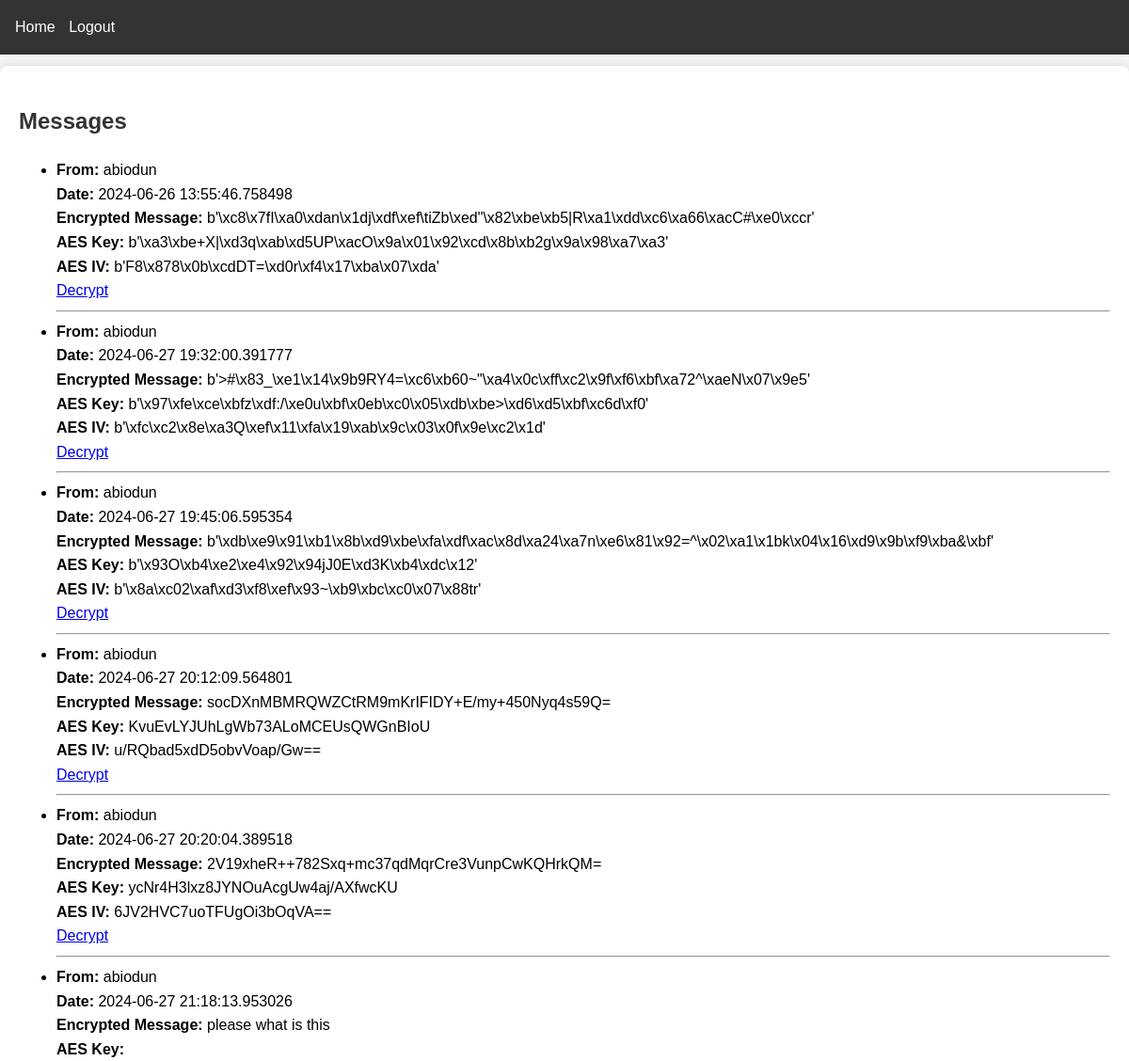
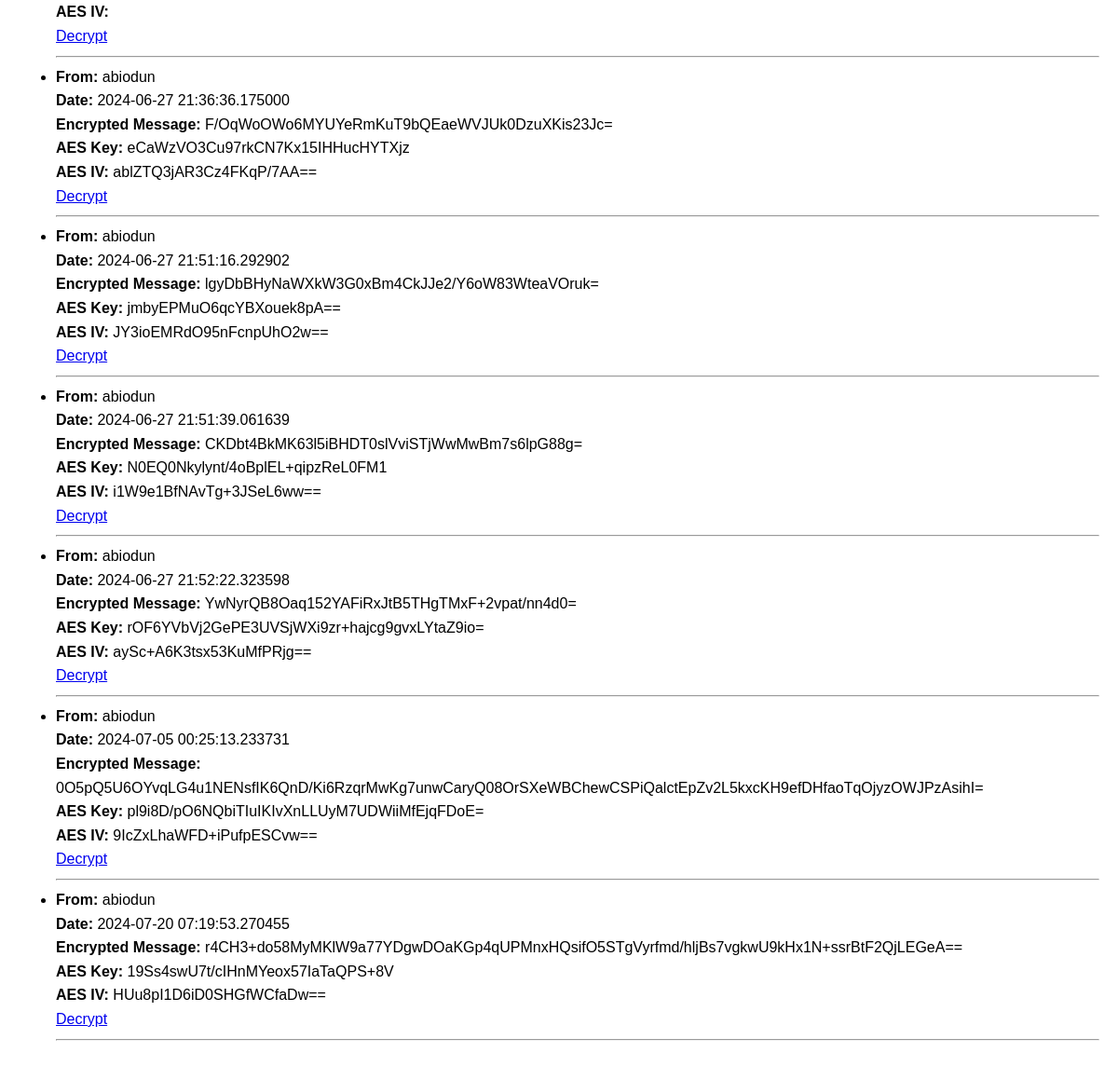
Screenshot of /messages (signed in) with the database file from the repository (2 pictures, top to bottom).
### app/models.py (models this page shows, shortened)
class Message(db.Model):
    id = db.Column(db.Integer, primary_key=True)
    sender_id = db.Column(db.Integer, db.ForeignKey('user.id'), nullable=False)
    recipient_id = db.Column(db.Integer, db.ForeignKey('user.id'), nullable=False)
    body = db.Column(db.Text, nullable=False)
    timestamp = db.Column(db.DateTime, index=True, default=datetime.utcnow)
    aes_algorithm = db.Column(db.String(64))
    aes_key = db.Column(db.String(64))
    aes_iv = db.Column(db.String(64))

class User(UserMixin, db.Model):
    id = db.Column(db.Integer, primary_key=True)
    first_name = db.Column(db.String(64))
    last_name = db.Column(db.String(64))
    phone = db.Column(db.String(20), nullable=False)
    username = db.Column(db.String(64), index=True, unique=True)
    email = db.Column(db.String(120), index=True, unique=True)
    password_hash = db.Column(db.String(128))
    messages_sent = db.relationship('Message', foreign_keys='Message.sender_id', backref='sender', lazy='dynamic')
    messages_received = db.relationship('Message', foreign_keys='Message.recipient_id', backref='recipient', lazy='dynamic')

### app/routes.py (the view)
@bp.route('/messages')
@login_required
def messages():
    received_messages = Message.query.filter_by(recipient_id=current_user.id).all()
    decrypted_messages = [(msg, msg.body) for msg in received_messages]
    return render_template('messages.html', messages=decrypted_messages)

### app/models.py (called while the page is built)
@login_manager.user_loader
def load_user(user_id):
    return User.query.get(int(user_id))

### app/templates/messages.html
{% extends "base.html" %}
{% block content %}
  <h2>Messages</h2>
  <ul>
    {% for message, encrypted_body in messages %}
      <li>
        <strong>From:</strong> {{ message.sender.username }}<br>
        <strong>Date:</strong> {{ message.timestamp }}<br>
        <strong>Encrypted Message:</strong> {{ encrypted_body }}<br>
        <strong>AES Key:</strong> {{ message.aes_key }}<br>
        <strong>AES IV:</strong> {{ message.aes_iv }}<br>
        <a href="{{ url_for('main.decrypt_message_manual', message_id=message.id) }}">Decrypt</a>
      </li>
      <hr>
    {% endfor %}
  </ul>
{% endblock %}

### app/templates/base.html (style rules this page uses)
body { font-family: Arial, sans-serif; line-height: 1.6; margin: 0; padding: 0; background-color: #f4f4f4; padding-top: 50px; }
h1, h2, h3 { color: #333; }

### rows the page displays
Message: sender.username "abiodun", timestamp "2024-06-26 13:55:46.758498", body "b'\\xc8\\x7fI\\xa0\\xdan\\x1dj\\xdf\\xef\\tiZb\\xed\"\\x82\\xbe\\xb5|R\\xa1\\xdd\\xc6\\xa66\\xacC#\\xe0\\xccr'", aes_key "b'\\xa3\\xbe+X|\\xd3q\\xab\\xd5UP\\xacO\\x9a\\x01\\x92\\xcd\\x8b\\xb2g\\x9a\\x98\\xa7\\xa3'", aes_iv "b'F8\\x878\\x0b\\xcdDT=\\xd0r\\xf4\\x17\\xba\\x07\\xda'"
Message: sender.username "abiodun", timestamp "2024-06-27 19:32:00.391777", body "b'>#\\x83_\\xe1\\x14\\x9b9RY4=\\xc6\\xb60~\"\\xa4\\x0c\\xff\\xc2\\x9f\\xf6\\xbf\\xa72^\\xaeN\\x07\\x9e5'", aes_key "b'\\x97\\xfe\\xce\\xbfz\\xdf:/\\xe0u\\xbf\\x0eb\\xc0\\x05\\xdb\\xbe>\\xd6\\xd5\\xbf\\xc6d\\xf0'", aes_iv "b'\\xfc\\xc2\\x8e\\xa3Q\\xef\\x11\\xfa\\x19\\xab\\x9c\\x03\\x0f\\x9e\\xc2\\x1d'"
Message: sender.username "abiodun", timestamp "2024-06-27 19:45:06.595354", body "b'\\xdb\\xe9\\x91\\xb1\\x8b\\xd9\\xbe\\xfa\\xdf\\xac\\x8d\\xa24\\xa7n\\xe6\\x81\\x92=^\\x02\\xa1\\x1bk\\x04\\x16\\xd9\\x9b\\xf9\\xba&\\xbf'", aes_key "b'\\x93O\\xb4\\xe2\\xe4\\x92\\x94jJ0E\\xd3K\\xb4\\xdc\\x12'", aes_iv "b'\\x8a\\xc02\\xaf\\xd3\\xf8\\xef\\x93~\\xb9\\xbc\\xc0\\x07\\x88tr'"
Message: sender.username "abiodun", timestamp "2024-06-27 20:12:09.564801", body "socDXnMBMRQWZCtRM9mKrIFIDY+E/my+450Nyq4s59Q=", aes_key "KvuEvLYJUhLgWb73ALoMCEUsQWGnBIoU", aes_iv "u/RQbad5xdD5obvVoap/Gw=="
Message: sender.username "abiodun", timestamp "2024-06-27 20:20:04.389518", body "2V19xheR++782Sxq+mc37qdMqrCre3VunpCwKQHrkQM=", aes_key "ycNr4H3lxz8JYNOuAcgUw4aj/AXfwcKU", aes_iv "6JV2HVC7uoTFUgOi3bOqVA=="
Message: sender.username "abiodun", timestamp "2024-06-27 21:18:13.953026", body "please what is this"
Message: sender.username "abiodun", timestamp "2024-06-27 21:36:36.175000", body "F/OqWoOWo6MYUYeRmKuT9bQEaeWVJUk0DzuXKis23Jc=", aes_key "eCaWzVO3Cu97rkCN7Kx15IHHucHYTXjz", aes_iv "ablZTQ3jAR3Cz4FKqP/7AA=="
Message: sender.username "abiodun", timestamp "2024-06-27 21:51:16.292902", body "lgyDbBHyNaWXkW3G0xBm4CkJJe2/Y6oW83WteaVOruk=", aes_key "jmbyEPMuO6qcYBXouek8pA==", aes_iv "JY3ioEMRdO95nFcnpUhO2w=="
Message: sender.username "abiodun", timestamp "2024-06-27 21:51:39.061639", body "CKDbt4BkMK63l5iBHDT0slVviSTjWwMwBm7s6lpG88g=", aes_key "N0EQ0Nkylynt/4oBplEL+qipzReL0FM1", aes_iv "i1W9e1BfNAvTg+3JSeL6ww=="
Message: sender.username "abiodun", timestamp "2024-06-27 21:52:22.323598", body "YwNyrQB8Oaq152YAFiRxJtB5THgTMxF+2vpat/nn4d0=", aes_key "rOF6YVbVj2GePE3UVSjWXi9zr+hajcg9gvxLYtaZ9io=", aes_iv "aySc+A6K3tsx53KuMfPRjg=="
Message: sender.username "abiodun", timestamp "2024-07-05 00:25:13.233731", body "0O5pQ5U6OYvqLG4u1NENsfIK6QnD/Ki6RzqrMwKg7unwCaryQ08OrSXeWBChewCSPiQalctEpZv2L5kxcKH9efDHfaoTqOjyzOWJPzAsihI=", aes_key "pl9i8D/pO6NQbiTIuIKIvXnLLUyM7UDWiiMfEjqFDoE=", aes_iv "9IcZxLhaWFD+iPufpESCvw=="
Message: sender.username "abiodun", timestamp "2024-07-20 07:19:53.270455", body "r4CH3+do58MyMKlW9a77YDgwDOaKGp4qUPMnxHQsifO5STgVyrfmd/hljBs7vgkwU9kHx1N+ssrBtF2QjLEGeA==", aes_key "19Ss4swU7t/cIHnMYeox57IaTaQPS+8V", aes_iv "HUu8pI1D6iD0SHGfWCfaDw=="
